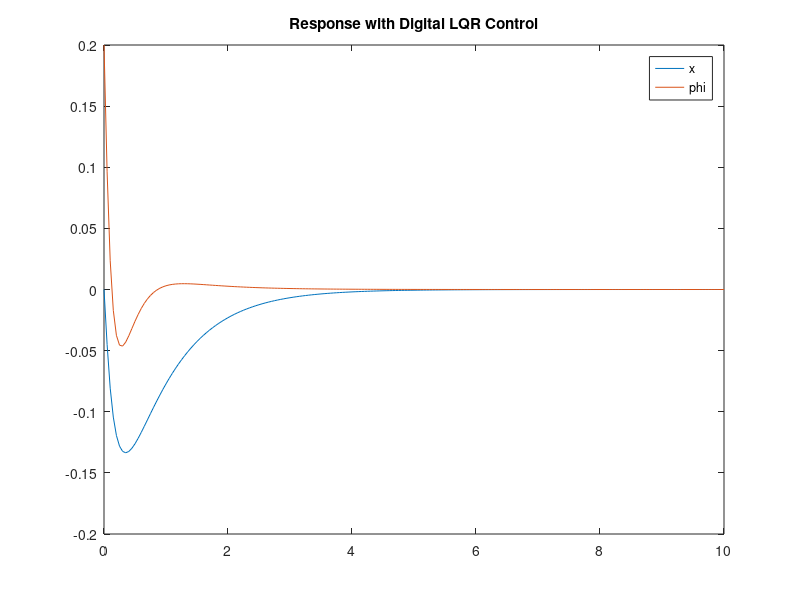
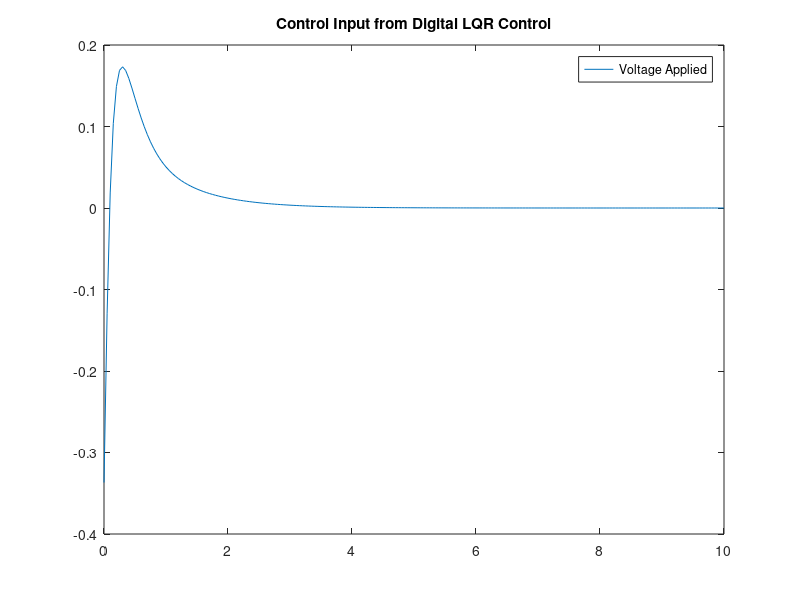

Write the MATLAB code that produced these figures, in order.
clear; clc;
%% Two-Wheeled Inverted Pendulum Controller Design
%
% For Sumission:    Matlab & Simulink Low Cost Hardware Challenge
% Author:           James Megariotis
%
% This File creates a continuous time state-space model of the 2 wheeled
% inverted pendulum robot system where the input is the applied voltage.
% This model is then converted to a discrete time state-space model to
% match the timestep specified in the simulink model.
%
% The K Gain matrix will be used as an Linear Quardatic Regulator in the
% simulink model.
%
% Use the value K in the K_LQR gain block in simulink file.

%% Continuous Time State-Space Model

% Declare Constant Values

mp=1.8;            % Mass of the pendulum
mw=0.2;            % Mass of the wheel
L=0.209;             % Length to Center of Gravity
r=0.042;            % Radius of the wheel
ip=0.049;           % inertia of the pendulum around the wheel axis
iw=0.000172125;     % inertia of the wheel around the wheel axis
R=0.0024;           % The resistance of the DC Motor
ke=0.0342857;       % Voltage constant for the DC Motor
km=0.017;           % Motor Torque Constant of the DC Motor
g=9.81;             % Gravity

% Declare additional constants to aviod repeated calculation

beta = 2*mw+((2*iw)/(r*r))+mp;
alpha = (ip*beta)+(2*mp*L*L*(mw+(iw/(r*r))));

% State-Space A Matrix Indices

a22=(2*km*ke*(mp*L*r-ip-mp*L*L))/(R*r*r*alpha);
a23=(mp*mp*g*L*L)/alpha;
a42=(2*km*ke*(r*beta-mp*L))/(R*r*r*alpha);
a43=(mp*g*L*beta)/alpha;
b21=(2*km*(ip+mp*L*L-mp*L*r))/(R*r*alpha);
b24=(2*km*(mp*L-r*beta))/(R*r*alpha);

% Construct Continuous Time State-Space Matrices (x'=Ax+Bu , y=Cx+Du)

a=[0 1 0 0; 0 a22 a23 0;0 0 0 1;0 a42 a43 0];
b=[0 ;b21 ; 0 ;b24];
c=[1 0 0 0; 0 0 1 0;]; % only observe x and theta
d=[0;0];

% Construct State-Space System

sys_ss = ss(a,b,c,d);


%% Discrete Time State-Space with LQR Modeling

% Set timestep value in seconds

Ts= 50 / 1000;

% Convert Continous Time Model to Discrete Time Model

sys_d = c2d(sys_ss,Ts,'zoh');

% Construct Discrete Time State-Space Matrices

A = sys_d.a;
B = sys_d.b;
C = sys_d.c;
D = sys_d.d;

% State Weights for Q weight matrix (Assigned arbitrarily/trial and error)

w = 1;          % x state variable weight
x = 0;          % xDot state variable weight
y = 1;          % phi state variable weight
z = 0;          % phiDot state variable weight

% Construct Q matrix (symmetric diagonal)

Q = [w 0 0 0;0 x 0 0;0 0 y 0;0 0 0 z];

% Assign R value for LQR input weight

R = 1;

% Find LQR gain Matrix K and new poles e

[K,S,e] = dlqr(A,B,Q,R);


dlmwrite('Ad_matrix.csv',A, 'precision', 5);
dlmwrite('Bd_matrix.csv',B, 'precision', 5);
dlmwrite('Kd_matrix.csv',K, 'precision', 5);


%% Closed Loop Discrete Time State-Space Model

% Construct state feedback discrete time state-space model matrices

Ac = [(A-B*K)];
Bc = [B];
Cc = [C];
Dc = [D];

% Construct discrete time state-space model for state feedback simulation

sys_cl = ss(Ac,Bc,Cc,Dc,Ts);


% Initialize time array in increments of model timestep

t = 0:Ts:10;

% Set initial conditions for simulation

x0=[0 0 0.2 0];     % Inintial angle: 0.2 radians

% Run simulation of system response based on initial angle of 0.2 radians.

% All states should converge on a value of zero to ensure robot maintains
% constant position, speed, tilt angle, and tilt rate of 0. Robot stays
% vertical and at initial position.

[y,t,x]=initial(sys_cl,x0,t);

% Plot all state output

figure;
plot(t,y(:,1),t,y(:,2));
legend('x','phi')
title('Response with Digital LQR Control')

%Plot control input due to LQR state feedback gain

figure;
plot(t,(K(1).*y(:,1)+K(2).*y(:,2)))
legend('Voltage Applied')
title('Control Input from Digital LQR Control')
